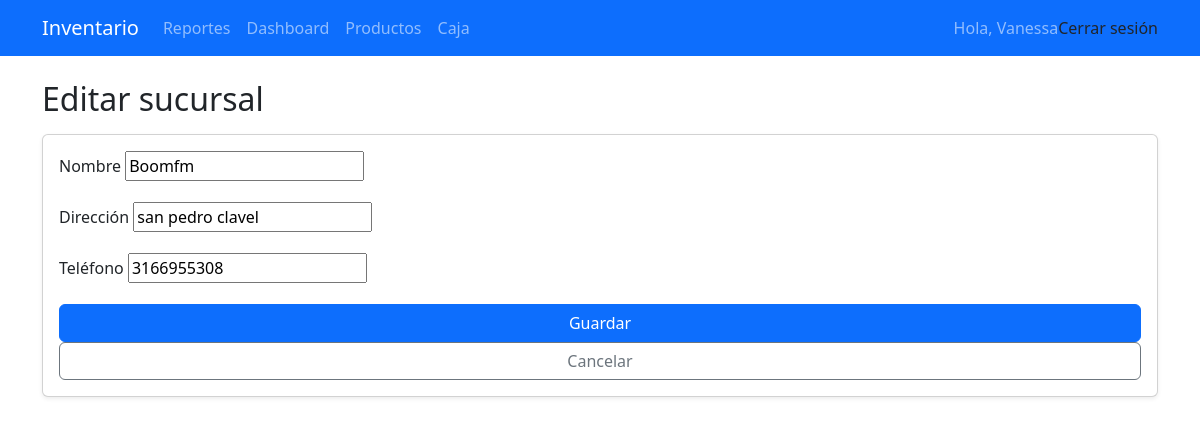
The page /adminapp/sucursales/1/editar/ (signed in) on the database as committed earlier.
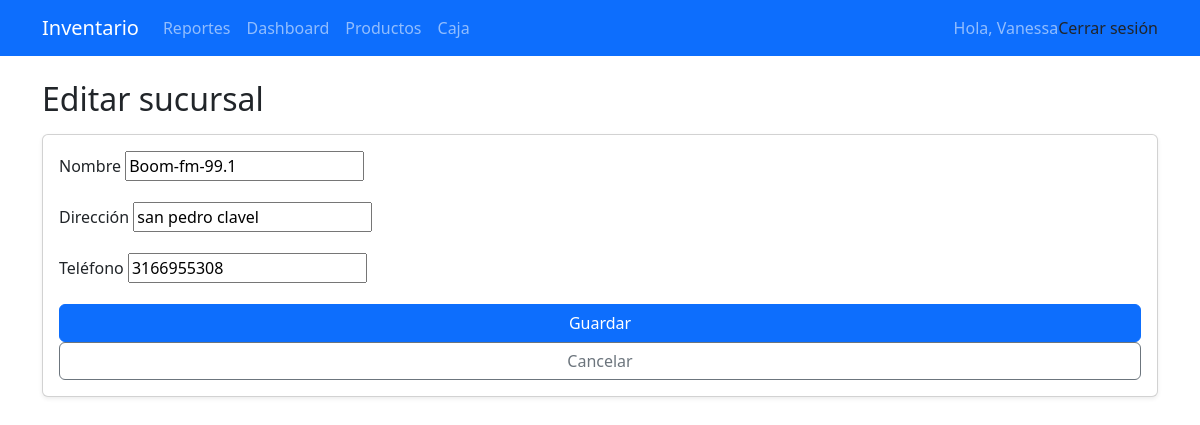
The same page on the database as committed later.
### inventario/models.py (models this page shows, shortened)
class Sucursal(models.Model):
    nombre = models.CharField(max_length=100, unique=True)
    direccion = models.CharField(max_length=200, blank=True, null=True)
    telefono = models.CharField(max_length=20, blank=True, null=True)

### inventario/views_admin.py (the view, shortened to what this page needs)
# urls.py: path('adminapp/sucursales/<int:pk>/editar/', views_admin.SucursalUpdateView.as_view(), name='sucursal_update'),
class SucursalUpdateView(AdminRequiredMixin, UpdateView):
    model = Sucursal
    form_class = SucursalForm
    template_name = 'sucursales/crear_sucursal.html'  # reusar la misma plantilla
    success_url = reverse_lazy('sucursal_list')

### inventario/forms_admin.py
class SucursalForm(forms.ModelForm):
    class Meta:
        model = Sucursal
        fields = ['nombre', 'direccion', 'telefono']
        widgets = {
            'nombre': forms.TextInput(attrs={'autofocus': True}),
            'direccion': forms.TextInput(),
            'telefono': forms.TextInput(),
        }

### inventario/context_processors.py (called while the page is built)
def role_context(request):
    role = None
    if request.user.is_authenticated:
        perfil = getattr(request.user, 'perfil', None)
        role = getattr(perfil, 'rol', None)
    return {'role': role}

### inventario/views_admin.py (called while the page is built)
    def test_func(self):
        try:
            return self.request.user.perfil.rol in ['Administrador', 'Subadministrador']
        except Exception:
            return False

### templates/sucursales/crear_sucursal.html (shortened to what this page needs)
{% extends "base.html" %}
{% block content %}
<h2 class="mb-3">{{ form.instance.pk|yesno:"Editar sucursal,Nueva sucursal" }}</h2>
<form method="post" class="card p-3 shadow-sm">
  <div class="mb-3">
    <label class="form-label">Nombre</label>
    {{ form.nombre }} {{ form.nombre.errors }}
  </div>
  <div class="mb-3">
    <label class="form-label">Dirección</label>
    {{ form.direccion }} {{ form.direccion.errors }}
  </div>
  <div class="mb-3">
    <label class="form-label">Teléfono</label>
    {{ form.telefono }} {{ form.telefono.errors }}
  </div>
  <button class="btn btn-primary" type="submit">Guardar</button>
  <a class="btn btn-outline-secondary" href="{% url 'sucursal_list' %}">Cancelar</a>
</form>
{% endblock %}

Rows that differ between the two databases and show on the page:
changed Sucursal "Editar sucursal": nombre "Boomfm" → "Boom-fm-99.1"
